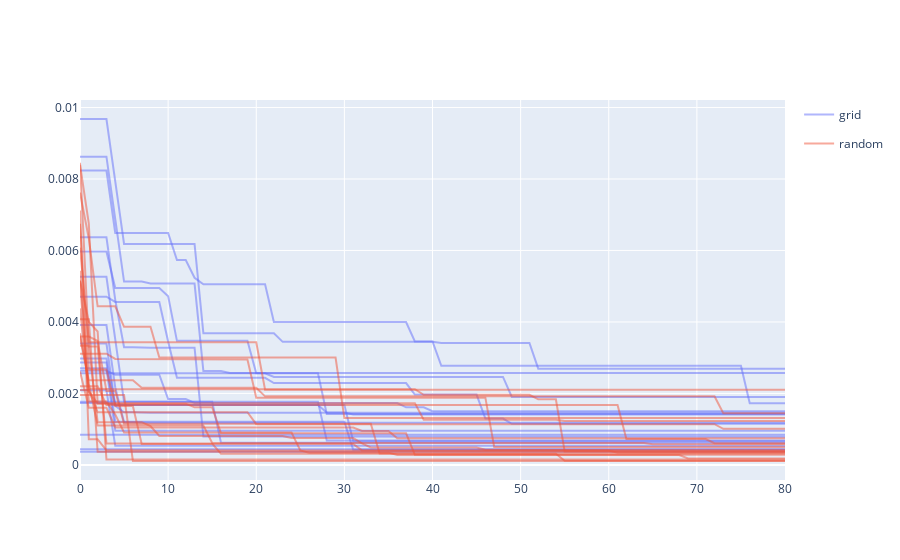

This figure's notebook cell:
### Markdown cell above
We can also have a look at the individual optimization traces.

### Code cell
import plotly
import plotly.express as px
import plotly.graph_objects as go

def legendgroup_lines(running_names, running_maes):
    fig = go.Figure()
    rgb_colors = np.array(
        [plotly.colors.hex_to_rgb(hex) for hex in px.colors.qualitative.Plotly]
    )
    transparency = 0.5 * np.ones((rgb_colors.shape[0], 1))
    rgba_colors = np.concatenate((rgb_colors, transparency), axis=1)
    rgba_colors = [f"rgba{tuple(c)}" for c in rgba_colors]

    for i, (name, running_mae) in enumerate(zip(running_names, running_maes)
    ):
        for j, grm in enumerate(running_mae):
            fig.add_trace(
                go.Scatter(
                    y=grm,
                    mode="lines",
                    line=dict(color=rgba_colors[i]),
                    legendgroup=name,
                    name=name,
                    showlegend=True if j == 0 else False,
                )
            )
    return fig
# fig.update_layout(showlegend=False)
fig = legendgroup_lines(["grid", "random"], [grid_running_mae, random_running_mae])
fig.show()
